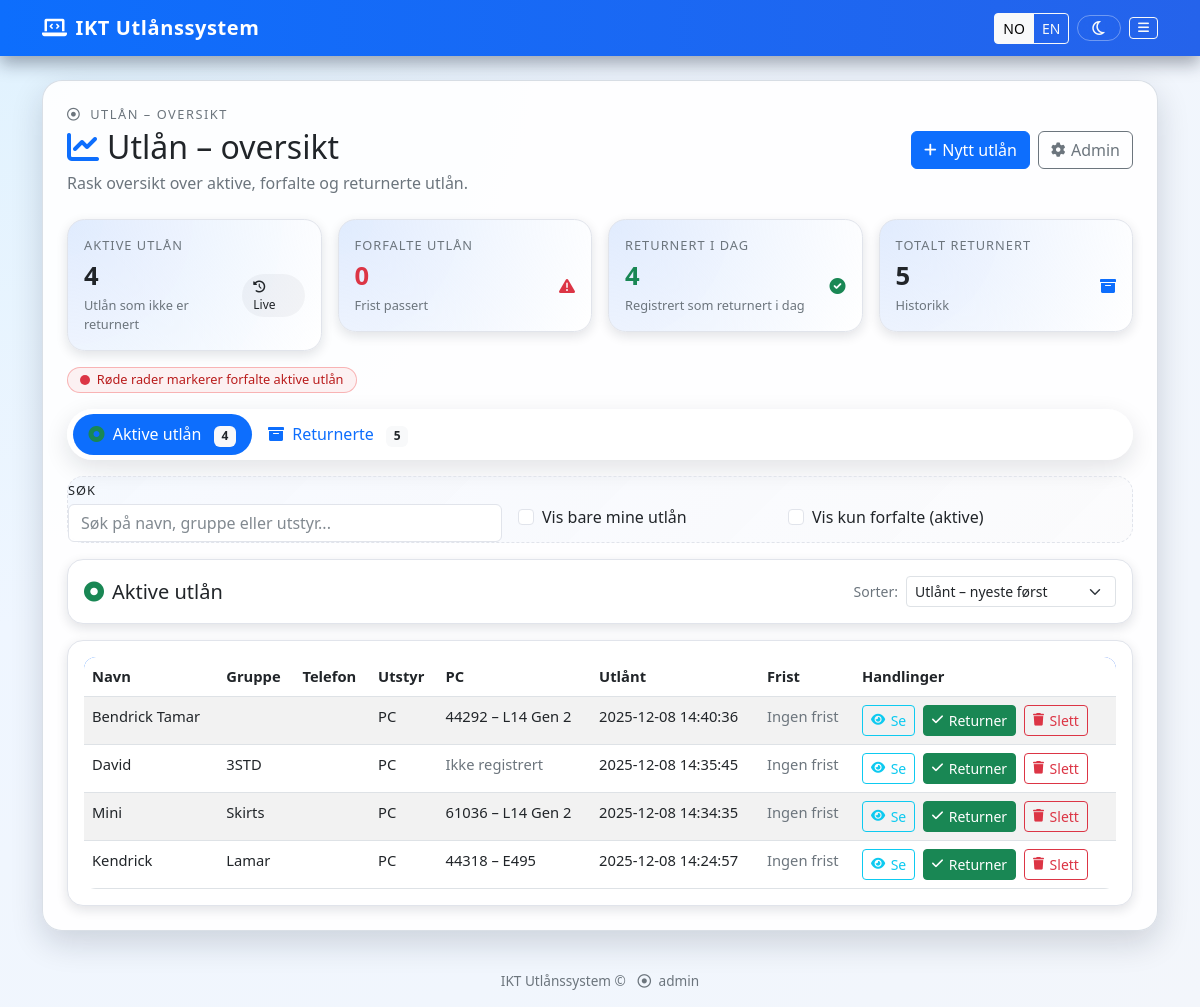
The page /dashboard (signed in) on the database its author committed.
### app.py (models this page shows)
class Loan(db.Model):
    __tablename__ = "loan"
    id = db.Column(db.Integer, primary_key=True)
    borrower_name = db.Column(db.String(100), nullable=False)
    borrower_phone = db.Column(db.String(30))
    class_info = db.Column(db.String(50))
    item = db.Column(db.String(100), nullable=False)
    reason = db.Column(db.String(200))
    checkout_date = db.Column(db.DateTime, default=datetime.utcnow)
    value = db.Column(db.String(100))
    due_date = db.Column(db.DateTime, nullable=True)
    return_date = db.Column(db.DateTime, nullable=True)
    user_id = db.Column(db.Integer, db.ForeignKey('user.id'), nullable=False)
    is_returned = db.Column(db.Boolean, default=False)
    pc_id = db.Column(db.Integer, db.ForeignKey('pc.id'), nullable=True)
    pc = db.relationship('PC', backref='loans')

### app.py (the view)
@app.route('/dashboard')
@login_required
def dashboard():
    active_loans = Loan.query.filter_by(is_returned=False).all()
    returned_loans = Loan.query.filter_by(is_returned=True).all()
    today_local = local_today()
    for loan in active_loans + returned_loans:
        loan.checkout_date_local = utc_to_local(loan.checkout_date)
        loan.return_date_local = utc_to_local(loan.return_date)
        if loan.pc:
            loan.pc_label = f"{loan.pc.ok_number} – {loan.pc.model_type}"
            loan.pc_ok = loan.pc.ok_number
            loan.pc_model = loan.pc.model_type
        else:
            loan.pc_label = ""
            loan.pc_ok = ""
            loan.pc_model = ""
        loan.overdue = (
            not loan.is_returned
            and loan.due_date is not None
            and loan.due_date.date() < today_local
        )
    overdue_count = sum(1 for l in active_loans if l.overdue)
    returned_today_count = sum(
        1 for l in returned_loans
        if l.return_date_local and l.return_date_local.date() == today_local
    )
    total_active = len(active_loans)
    total_returned = len(returned_loans)
    return render_template(
        'dashboard.html',
        active_loans=active_loans,
        returned_loans=returned_loans,
        total_active=total_active,
        overdue_count=overdue_count,
        returned_today_count=returned_today_count,
        total_returned=total_returned
    )

### templates/dashboard.html (shortened to what this page needs)
{% extends 'base.html' %}
{% block content %}
<div class="dashboard-shell">
    <div class="dashboard-shell-inner">
        <div class="d-flex flex-wrap justify-content-between align-items-center mb-4 gap-3">
            <div>
                <div class="page-kicker mb-1">
                    <i class="fa-regular fa-circle-dot me-1"></i> {{ t('Utlån – oversikt') }}
                </div>
                <h2 class="mb-1 d-flex align-items-center gap-2">
                    <i class="fa-solid fa-chart-line text-primary"></i>
                    <span>{{ t('Utlån – oversikt') }}</span>
                </h2>
                <p class="text-muted mb-0">
                    {{ t('Rask oversikt over aktive, forfalte og returnerte utlån.') }}
                </p>
            </div>
            <div class="d-flex flex-wrap justify-content-end gap-2">
                <a href="{{ url_for('new_loan') }}" class="btn btn-primary btn-icon">
                    <i class="fas fa-plus"></i> {{ t('Nytt utlån') }}
                </a>
                {% if is_admin %}
                <a href="{{ url_for('admin_panel') }}" class="btn btn-outline-secondary btn-icon">
                    <i class="fas fa-cog"></i> {{ t('Admin') }}
                </a>
                {% endif %}
            </div>
        </div>
        <div class="row g-3 mb-3">
            <div class="col-md-3 col-6">
                <div class="card stat-card">
                    <div class="card-body">
                        <p class="stat-label">{{ t('Aktive utlån') }}</p>
                        <div class="d-flex align-items-center justify-content-between">
                            <div>
                                <div class="stat-value">{{ total_active }}</div>
                                <div class="stat-sub">{{ t('Utlån som ikke er returnert') }}</div>
                            </div>
                            <span class="badge-pill-soft">
                                <i class="fa-solid fa-clock-rotate-left me-1"></i> Live
                            </span>
                        </div>
                    </div>
                </div>
            </div>
            <div class="col-md-3 col-6">
                <div class="card stat-card">
                    <div class="card-body">
                        <p class="stat-label">{{ t('Forfalte utlån') }}</p>
                        <div class="d-flex align-items-center justify-content-between">
                            <div>
                                <div class="stat-value text-danger">{{ overdue_count }}</div>
                                <div class="stat-sub">{{ t('Frist passert') }}</div>
                            </div>
                            <i class="fa-solid fa-triangle-exclamation text-danger"></i>
                        </div>
                    </div>
                </div>
            </div>
            <div class="col-md-3 col-6">
                <div class="card stat-card">
                    <div class="card-body">
                        <p class="stat-label">{{ t('Returnert i dag') }}</p>
                        <div class="d-flex align-items-center justify-content-between">
                            <div>
                                <div class="stat-value text-success">{{ returned_today_count }}</div>
                                <div class="stat-sub">{{ t('Registrert som returnert i dag') }}</div>
                            </div>
                            <i class="fa-solid fa-check-circle text-success"></i>
                        </div>
                    </div>
                </div>
            </div>
            <div class="col-md-3 col-6">
                <div class="card stat-card">
                    <div class="card-body">
                        <p class="stat-label">{{ t('Totalt returnert') }}</p>
                        <div class="d-flex align-items-center justify-content-between">
                            <div>
                                <div class="stat-value">{{ total_returned }}</div>
                                <div class="stat-sub">{{ t('Historikk') }}</div>
                            </div>
                            <i class="fa-solid fa-box-archive text-primary"></i>
                        </div>
                    </div>
                </div>
            </div>
        </div>
        <div class="d-flex justify-content-between align-items-center mb-3 dashboard-legend flex-wrap gap-2">
            <div class="legend-pill">
                <span class="legend-dot"></span>
                <span>{{ t('Røde rader markerer forfalte aktive utlån') }}</span>
            </div>
        </div>
        <div class="loan-tabs-wrapper mb-3">
            <ul class="nav nav-pills mb-0" id="loanTabs" role="tablist">
                <li class="nav-item" role="presentation">
                    <button class="nav-link active" id="active-tab" data-bs-toggle="tab" data-bs-target="#active"
                        type="button" role="tab">
                        <i class="fa-solid fa-circle-dot me-1 text-success"></i>
                        {{ t('Aktive utlån') }}
                        <span class="badge bg-light text-dark ms-2">{{ active_loans|length }}</span>
                    </button>
                </li>
                <li class="nav-item" role="presentation">
                    <button class="nav-link" id="returned-tab" data-bs-toggle="tab" data-bs-target="#returned"
                        type="button" role="tab">
                        <i class="fa-solid fa-box-archive me-1"></i>
                        {{ t('Returnerte') }}
                        <span class="badge bg-light text-dark ms-2">{{ returned_loans|length }}</span>
                    </button>
                </li>
            </ul>
        </div>
        <div class="filters-card mb-3">
            <div class="card-body row g-3 align-items-center">
                <div class="col-md-5">
                    <label for="loanSearch" class="form-label mb-1">{{ t('Søk') }}</label>
                    <input type="text" id="loanSearch" class="form-control"
                        placeholder="{{ t('Søk på navn, gruppe eller utstyr...') }}">
                </div>
                <div class="col-md-3">
                    <div class="form-check mt-3">
                        <input class="form-check-input" type="checkbox" id="filterMyLoans">
                        <label class="form-check-label" for="filterMyLoans">
                            {{ t('Vis bare mine utlån') }}
                        </label>
                    </div>
                </div>
                <div class="col-md-4">
                    <div class="form-check mt-3">
                        <input class="form-check-input" type="checkbox" id="filterOverdue">
                        <label class="form-check-label" for="filterOverdue">
                            {{ t('Vis kun forfalte (aktive)') }}
                        </label>
                    </div>
                </div>
            </div>
        </div>
        <div class="tab-content" id="loanTabsContent">
            <div class="tab-pane fade show active" id="active" role="tabpanel">
                {% if active_loans %}
                <div class="card mb-3">
                    <div class="card-body d-flex flex-wrap align-items-center justify-content-between gap-2">
                        <h5 class="mb-0 d-flex align-items-center gap-2">
                            <i class="fa-solid fa-circle-dot text-success"></i>
                            <span>{{ t('Aktive utlån') }}</span>
                        </h5>
                        <div class="d-flex align-items-center gap-2">
                            <span class="text-muted small">{{ t('Sorter:') }}</span>
                            <select id="activeSort" class="form-select form-select-sm" style="min-width: 210px;">
                                <option value="checkout_desc">{{ t('Utlånt – nyeste først') }}</option>
                            </select>
                        </div>
                    </div>
                </div>
                <div class="card">
                    <div class="card-body">
                        <div class="table-responsive">
                            <table class="table table-striped table-hover mb-0" id="activeTable">
                                <thead>
                                    <tr>
                                        <th>{{ t('Navn') }}</th>
                                        <th>{{ t('Gruppe') }}</th>
                                        <th>{{ t('Telefon') }}</th>
                                        <th>{{ t('Utstyr') }}</th>
                                        <th>{{ t('PC') }}</th>
                                        <th>{{ t('Utlånt') }}</th>
                                        <th>{{ t('Frist') }}</th>
                                        <th>{{ t('Handlinger') }}</th>
                                    </tr>
                                </thead>
                                <tbody>
                                    {% for loan in active_loans %}
                                    <tr class="{% if loan.overdue %}table-danger{% endif %}"
                                        data-name="{{ loan.borrower_name|lower }}"
                                        data-class="{{ loan.class_info|lower if loan.class_info }}"
                                        data-item="{{ loan.item|lower }}" data-pc="{{ loan.pc_label|lower }}"
                                        data-owner="{{ loan.user_id }}"
                                        data-overdue="{{ '1' if loan.overdue else '0' }}"
                                        data-checkout="{{ loan.checkout_date_local.isoformat() }}"
                                        data-due="{{ loan.due_date.strftime('%Y-%m-%d') if loan.due_date }}">
                                        <td>{{ loan.borrower_name }}</td>
                                        <td>{{ class_t(loan.class_info) }}</td>
                                        <td>{{ loan.borrower_phone or '' }}</td>
                                        <td>{{ item_t(loan.item) }}</td>
                                        <td>
                                            {% if loan.pc_label %}
                                            {{ loan.pc_label }}
                                            {% else %}
                                            <span class="text-muted">{{ t('Ikke registrert') }}</span>
                                            {% endif %}
                                        </td>
                                        <td>{{ loan.checkout_date_local.strftime('%Y-%m-%d %H:%M:%S') }}</td>
                                        <td>
                                            {% if loan.due_date %}
                                            {{ loan.due_date.strftime('%Y-%m-%d') }}
                                            {% if loan.overdue %}
                                            <span class="badge bg-danger ms-1">{{ t('Forfalt') }}</span>
                                            {% endif %}
                                            {% else %}
                                            <span class="text-muted">{{ t('Ingen frist') }}</span>
                                            {% endif %}
                                        </td>
                                        <td>
                                            <a href="{{ url_for('loan_detail', loan_id=loan.id) }}"
                                                class="btn btn-sm btn-outline-info btn-icon me-1">
                                                <i class="fas fa-eye"></i> {{ t('Se') }}
                                            </a>
                                            {% if is_admin or loan.user_id == session.get('user_id') %}
                                            <form method="post" action="{{ url_for('return_loan', loan_id=loan.id) }}"
                                                class="d-inline">
                                                <button type="submit" class="btn btn-sm btn-success btn-icon me-1">
                                                    <i class="fas fa-check"></i> {{ t('Returner') }}
                                                </button>
                                            </form>
                                            {% endif %}
                                            {% if is_admin %}
                                            <form method="post" action="{{ url_for('delete_loan', loan_id=loan.id) }}"
                                                class="d-inline"
                                                onsubmit="return confirm('{{ t('Er du sikker på at du vil slette dette utlånet?') }}');">
                                                <button type="submit" class="btn btn-sm btn-outline-danger btn-icon">
                                                    <i class="fas fa-trash"></i> {{ t('Slett') }}
                                                </button>
                                            </form>
                                            {% endif %}
                                        </td>
                                    </tr>
                                    {% endfor %}
                                </tbody>
                            </table>
                        </div>
                    </div>
                </div>
                {% else %}
                <div class="alert alert-info">
                    {{ t('Ingen aktive utlån for øyeblikket.') }}
                </div>
                {% endif %}
            </div>
        </div>
    </div>
</div>
{% endblock %}

### rows shown on the page
Loan: borrower_name "Kendrick", class_info "Lamar", item "PC", pc_label "44318 – E495", checkout_date_local "2025-12-08 14:24:57", t "Ingen frist", t "Se", t "Returner", t "Slett"
Loan: borrower_name "Mini", class_info "Skirts", item "PC", pc_label "61036 – L14 Gen 2", checkout_date_local "2025-12-08 14:34:35", t "Ingen frist", t "Se", t "Returner", t "Slett"
Loan: borrower_name "David", class_info "3STD", item "PC", t "Ikke registrert", checkout_date_local "2025-12-08 14:35:45", t "Ingen frist", t "Se", t "Returner", t "Slett"
Loan: borrower_name "Bendrick Tamar", item "PC", pc_label "44292 – L14 Gen 2", checkout_date_local "2025-12-08 14:40:36", t "Ingen frist", t "Se", t "Returner", t "Slett"

### other values the page prints
{{ t('IKT Utlånssystem') }} "IKT Utlånssystem"
{{ t('Utlån – oversikt') }} "UTLÅN – OVERSIKT"
{{ t('Utlån – oversikt') }} "Utlån – oversikt"
{{ t('Rask oversikt over aktive, forfalte og returnerte utlån.') }} "Rask oversikt over aktive, forfalte og returnerte utlån."
{{ t('Nytt utlån') }} "Nytt utlån"
{{ t('Admin') }} "Admin"
{{ t('Aktive utlån') }} "AKTIVE UTLÅN"
{{ total_active }} "4"
{{ t('Utlån som ikke er returnert') }} "Utlån som ikke er returnert"
{{ t('Forfalte utlån') }} "FORFALTE UTLÅN"
{{ overdue_count }} "0"
{{ t('Frist passert') }} "Frist passert"
{{ t('Returnert i dag') }} "RETURNERT I DAG"
{{ returned_today_count }} "4"
{{ t('Registrert som returnert i dag') }} "Registrert som returnert i dag"
